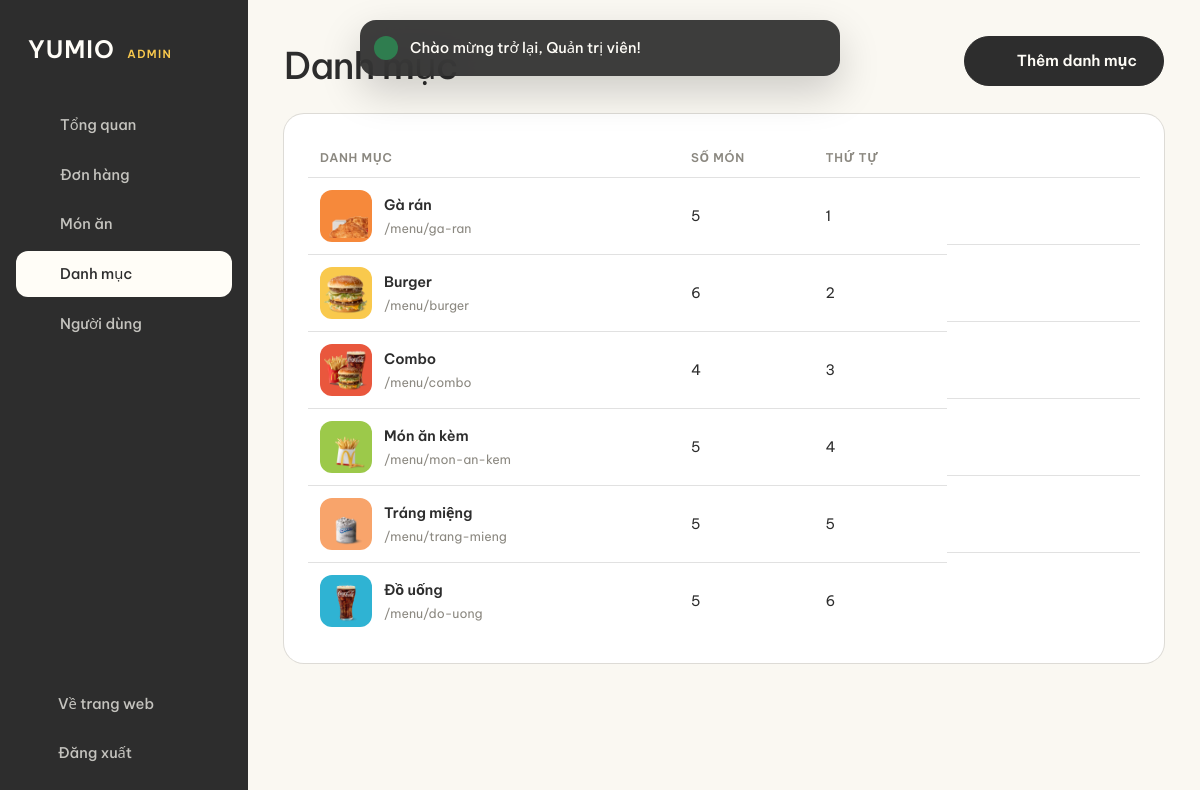
The app's page /admin/categories (signed in) with its own data.
### tables this page shows
CREATE TABLE categories (
    id          INT UNSIGNED AUTO_INCREMENT PRIMARY KEY,
    name        VARCHAR(100) NOT NULL,
    slug        VARCHAR(120) NOT NULL UNIQUE,
    description TEXT NULL,
    image       VARCHAR(255) NULL COMMENT 'Đường dẫn tính từ public/',
    color       CHAR(7) NOT NULL DEFAULT '#f9c94d' COMMENT 'Màu nền thẻ danh mục',
    sort_order  INT NOT NULL DEFAULT 0,
    created_at  TIMESTAMP NOT NULL DEFAULT CURRENT_TIMESTAMP
);

### app/Core/Controller.php (called while the page is built, shortened)
<?php
abstract class Controller
{
    protected function view(string $view, array $data = [], ?string $layout = 'main'): void
    {
        View::render($view, $data, $layout);
    }
}

### app/Controllers/Admin/CategoryController.php (called while the page is built, shortened)
<?php
class CategoryController extends Controller
{
    public function index(): void
    {
        $this->view('admin/category/index', ['title' => 'Danh mục', 'items' => Category::withFoodCount()], 'admin');
    }
}

### public/index.php (called while the page is built, shortened)
<?php
$router = new App\Core\Router();
$router->dispatch($_SERVER['REQUEST_METHOD'], $_SERVER['REQUEST_URI']);

### app/Models/Category.php (called while the page is built, shortened)
<?php
class Category extends Model
{
    public static function withFoodCount(): array
    {
        return static::db()->query(
            'SELECT c.*, COUNT(f.id) AS food_count FROM categories c
             LEFT JOIN foods f ON f.category_id = c.id
             GROUP BY c.id ORDER BY c.sort_order ASC, c.id ASC'
        )->fetchAll();
    }
}

### app/Views/admin/category/index.php (the view, shortened to what this page needs)
<?php $headAction = ['/admin/categories/create', 'Thêm danh mục']; require BASE_PATH . '/app/Views/partials/admin_head.php'; ?>
<section class="panel">
    <table class="table">
        <thead><tr><th>Danh mục</th><th>Số món</th><th>Thứ tự</th><th></th></tr></thead>
        <tbody>
        <?php foreach ($items as $category): ?>
            <tr>
                <td>
                    <div class="cell-media">
                        <span class="tile-media" style="--tile-bg: <?= e($category['color']) ?>"><img src="<?= image_url($category['image']) ?>" alt="" loading="lazy"></span>
                        <span><a href="<?= url('/menu/' . $category['slug']) ?>" target="_blank"><?= e($category['name']) ?></a><small>/menu/<?= e($category['slug']) ?></small></span>
                    </div>
                </td>
                <td><?= (int) $category['food_count'] ?></td>
                <td><?= (int) $category['sort_order'] ?></td>
                <td class="table__actions">
                    <a href="<?= url('/admin/categories/' . $category['id'] . '/edit') ?>" class="icon-btn" aria-label="Sửa"><?= icon('edit', 18) ?></a>
                    <form action="<?= url('/admin/categories/' . $category['id'] . '/delete') ?>" method="post" data-confirm="Xoá danh mục “<?= e($category['name']) ?>”?">
                        <button type="submit" class="icon-btn icon-btn--danger" aria-label="Xoá"><?= icon('trash', 18) ?></button>
                    </form>
                </td>
            </tr>
        <?php endforeach; ?>
        </tbody>
    </table>
</section>

### app/Helpers/functions.php (shortened to what this page needs)
<?php
function config(string $name): array
{
    static $cache = [];
    return $cache[$name] ??= require BASE_PATH . "/config/{$name}.php";
}
function e(mixed $value): string
{
    return htmlspecialchars((string) $value, ENT_QUOTES, 'UTF-8');
}
function url(string $path = ''): string
{
    return config('app')['url'] . '/' . ltrim($path, '/');
}
function asset(string $path): string
{
    return url('assets/' . ltrim($path, '/'));
}
function image_url(?string $path): string
{
    return $path ? url($path) : asset('images/placeholder.svg');
}
function icon(string $name, int $size = 20): string
{
    $paths = [
        'search' => '<circle cx="11" cy="11" r="6.5"/><path d="m20 20-4.2-4.2"/>',
        'pin'    => '<path d="M12 21s-6.5-5.6-6.5-11a6.5 6.5 0 0 1 13 0c0 5.4-6.5 11-6.5 11Z"/><circle cx="12" cy="10" r="2.3"/>',
        'user'   => '<circle cx="12" cy="8.5" r="3.8"/><path d="M4.5 20.5c1.3-3.6 4.2-5.4 7.5-5.4s6.2 1.8 7.5 5.4"/>',
        'bag'    => '<path d="M5 8h14l-1.1 11.2a1.5 1.5 0 0 1-1.5 1.3H7.6a1.5 1.5 0 0 1-1.5-1.3L5 8Z"/><path d="M9 10V7a3 3 0 0 1 6 0v3"/>',
        'menu'   => '<path d="M4 7h16M4 12h16M4 17h16"/>',
        'close'  => '<path d="m6 6 12 12M18 6 6 18"/>',
        'left'   => '<path d="M19 12H5m6-6-6 6 6 6"/>',
        'right'  => '<path d="M5 12h14m-6-6 6 6-6 6"/>',
        'plus'   => '<path d="M12 5v14M5 12h14"/>',
        'minus'  => '<path d="M5 12h14"/>',
        'trash'  => '<path d="M5 7h14M10 11v6M14 11v6M6.5 7l.8 12a1.5 1.5 0 0 0 1.5 1.4h6.4a1.5 1.5 0 0 0 1.5-1.4l.8-12M9 7V5.5A1.5 1.5 0 0 1 10.5 4h3A1.5 1.5 0 0 1 15 5.5V7"/>',
        'check'  => '<path d="m5 12.5 4.5 4.5L19 7.5"/>',
        'clock'  => '<circle cx="12" cy="12" r="8.5"/><path d="M12 7.5V12l3 2"/>',
        'phone'  => '<path d="M6.6 3.5h2.6l1.4 4.2-2 1.4a12 12 0 0 0 6.3 6.3l1.4-2 4.2 1.4v2.6a2 2 0 0 1-2.2 2A16.5 16.5 0 0 1 4.6 5.7a2 2 0 0 1 2-2.2Z"/>',
        'truck'  => '<path d="M3 6.5h11v9H3zM14 9.5h3.8l3.2 3.3v2.7h-7"/><circle cx="7" cy="17.5" r="1.8"/><circle cx="17.5" cy="17.5" r="1.8"/>',
        'logout' => '<path d="M14 4.5h3.5A1.5 1.5 0 0 1 19 6v12a1.5 1.5 0 0 1-1.5 1.5H14M10 16l-4-4 4-4M6 12h9"/>',
        'grid'   => '<rect x="4" y="4" width="6.5" height="6.5" rx="1.5"/><rect x="13.5" y="4" width="6.5" height="6.5" rx="1.5"/><rect x="4" y="13.5" width="6.5" height="6.5" rx="1.5"/><rect x="13.5" y="13.5" width="6.5" height="6.5" rx="1.5"/>',
        'receipt'=> '<path d="M6 3.5h12v17l-3-2-3 2-3-2-3 2v-17Z"/><path d="M9 8.5h6M9 12h6"/>',
        'users'  => '<circle cx="9" cy="8.5" r="3.3"/><path d="M3 19.5c1-3 3.3-4.6 6-4.6s5 1.6 6 4.6"/><path d="M15.5 5.5a3.3 3.3 0 0 1 0 6.3M17.5 15.2c1.7.6 2.9 2 3.5 4.3"/>',
        'tag'    => '<path d="M3.5 12.6V4.5a1 1 0 0 1 1-1h8.1l8 8a1.4 1.4 0 0 1 0 2l-7.1 7.1a1.4 1.4 0 0 1-2 0l-8-8Z"/><circle cx="8" cy="8" r="1.4"/>',
        'home'   => '<path d="M4 10.5 12 4l8 6.5V19a1.5 1.5 0 0 1-1.5 1.5h-13A1.5 1.5 0 0 1 4 19v-8.5Z"/><path d="M9.5 20.5v-6h5v6"/>',
        'edit'   => '<path d="M14.5 5.5 18.5 9.5M4 20l1-4.5L15.8 4.7a1.4 1.4 0 0 1 2 0l1.5 1.5a1.4 1.4 0 0 1 0 2L8.5 19 4 20Z"/>',
    ];
    return sprintf(
        '<svg class="icon" width="%1$d" height="%1$d" viewBox="0 0 24 24" fill="none" stroke="currentColor" stroke-width="1.5" stroke-linecap="round" stroke-linejoin="round" aria-hidden="true">%2$s</svg>',
        $size,
        $paths[$name] ?? ''
    );
}

### app/Core/Router.php (shortened to what this page needs)
<?php
class Router
{
    private array $routes = [];
    private function add(string $method, string $path, array $action, array $middlewares): void
    {
        $this->routes[$method][] = compact('pattern', 'action', 'middlewares');
    }
    public function dispatch(string $method, string $uri): void
    {
        $path = $this->normalizePath($uri);
        foreach ($this->routes[$method] ?? [] as $route) {
            if (!preg_match($route['pattern'], $path, $matches)) {
                continue;
            }
            $params = array_filter($matches, 'is_string', ARRAY_FILTER_USE_KEY);
            [$controller, $action] = $route['action'];
            (new $controller())->$action(...$params);
            return;
        }
    }
    private function normalizePath(string $uri): string
    {
        $path = parse_url($uri, PHP_URL_PATH) ?: '/';
        return rtrim($path, '/') ?: '/';
    }
}

### public/assets/css/style.css (style rules this page uses)
:root { --cream: #fffdf7; --cream-2: #fff9e9; --cream-3: #fff3d6; --ink: #2d2d2d; --ink-soft: #5c5a55; --ink-faint: #8b8880; --line: rgba(45, 45, 45, 0.14); --white: #fff; --success: #2f7d4f; --danger: #c63a2b; --c-yellow: #f9c94d; --c-orange: #f6893b; --c-red: #e9573d; --c-green: #9cc94a; --c-blue: #2fb3d3; --c-peach: #f8a46b; --font-sans: "Be Vietnam Pro", system-ui, -apple-system, "Segoe UI", sans-serif; --font-serif: "Playfair Display", Georgia, "Times New Roman", serif; --font-display: "Anton", Impact, "Arial Narrow", sans-serif; --container: 1200px; --gutter: clamp(20px, 4vw, 48px); --section-space: clamp(88px, 11vw, 176px); --radius: 18px; --radius-sm: 12px; --pill: 999px; --ease-out: cubic-bezier(0.22, 1, 0.36, 1); --ease-in-out: cubic-bezier(0.65, 0, 0.35, 1); --press: 100ms; --header-h: 124px; color-scheme: light; }
*, *::before, *::after { box-sizing: border-box; }
html { -webkit-text-size-adjust: 100%; scroll-padding-top: calc(var(--header-h) + 16px); }
body { margin: 0; background: var(--cream); color: var(--ink); font: 400 1rem/1.6 var(--font-sans); -webkit-font-smoothing: antialiased; -moz-osx-font-smoothing: grayscale; text-rendering: optimizeLegibility; overflow-x: hidden; }
img, svg { display: block; max-width: 100%; }
img { height: auto; }
a { color: inherit; text-decoration: none; }
button, input, select, textarea { font: inherit; color: inherit; }
button { cursor: pointer; background: none; border: 0; padding: 0; }
.icon-btn { position: relative; display: inline-grid; place-items: center; width: 42px; height: 42px; border-radius: var(--pill); transition: background-color 160ms ease, transform var(--press) ease-out; -webkit-tap-highlight-color: transparent; }
.tile-media { position: relative; display: grid; place-items: center; aspect-ratio: 3 / 4; overflow: hidden; background: var(--tile-bg, var(--c-yellow)); }
.tile-media img { width: 80%; height: 80%; object-fit: contain; filter: drop-shadow(0 22px 26px rgba(40, 20, 0, 0.22)); transition: transform 600ms var(--ease-out); -webkit-user-drag: none; user-select: none; }

### public/assets/css/admin.css (style rules this page uses)
body.admin { display: grid; grid-template-columns: 248px minmax(0, 1fr); min-height: 100dvh; background: #faf8f2; }
.panel { padding: 24px; border-radius: 20px; background: var(--white); box-shadow: 0 0 0 1px var(--line); min-width: 0; }
.table { width: 100%; border-collapse: collapse; font-size: 0.9rem; }
.table th { padding: 10px 12px; border-bottom: 1px solid var(--line); font-size: 0.75rem; font-weight: 600; letter-spacing: 0.06em; text-transform: uppercase; text-align: left; color: var(--ink-faint); white-space: nowrap; }
.table td { padding: 12px; border-bottom: 1px solid var(--line); vertical-align: middle; }
.table tr:last-child td { border-bottom: 0; }
.table td small { display: block; margin-top: 2px; font-size: 0.78rem; color: var(--ink-faint); }
.table td a { font-weight: 600; }
.table tbody tr { transition: background-color 120ms ease; }
.table__actions { display: flex; justify-content: flex-end; gap: 4px; }
.cell-media { display: flex; align-items: center; gap: 12px; }
.cell-media .tile-media { flex: none; width: 52px; aspect-ratio: 1; border-radius: 12px; }
.cell-media .tile-media img { width: 84%; height: 84%; filter: none; }

### records on screen
categories: image (picture), name "Gà rán", slug "ga-ran", food_count "5", sort_order "1"
categories: image (picture), name "Burger", slug "burger", food_count "6", sort_order "2"
categories: image (picture), name "Combo", slug "combo", food_count "4", sort_order "3"
categories: image (picture), name "Món ăn kèm", slug "mon-an-kem", food_count "5", sort_order "4"
categories: image (picture), name "Tráng miệng", slug "trang-mieng", food_count "5", sort_order "5"
categories: image (picture), name "Đồ uống", slug "do-uong", food_count "5", sort_order "6"

### other values on screen
$label "Tổng quan"
$label "Đơn hàng"
$label "Món ăn"
$label "Danh mục"
$label "Người dùng"
$message "Chào mừng trở lại, Quản trị viên!"
